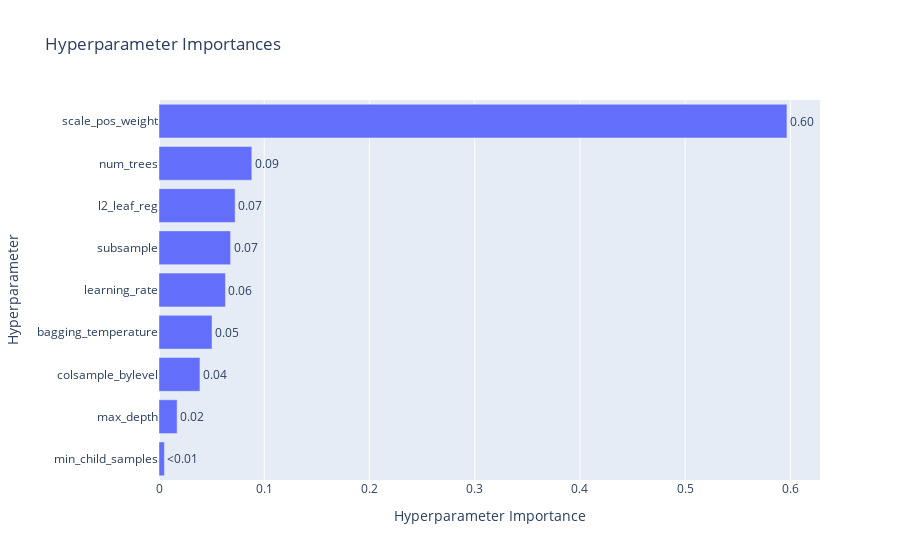

Notebook code for this chart:
### Code cell
# %%script skipped # Skipped due to resource optimization

optuna.visualization.plot_param_importances(clf_cat_tuned_study)

### Figure 1 — Plotly figure (JSON) as saved in the notebook; plotly's stock layout.template omitted (floating-point values rounded to 4 significant figures)
{"data": [{"cliponaxis": false, "hovertemplate": ["min_child_samples (IntDistribution): 0.005143852928857305<extra></extra>", "max_depth (IntDistribution): 0.017195626347848682<extra></extra>", "colsample_bylevel (FloatDistribution): 0.03889622498209199<extra></extra>", "bagging_temperature (FloatDistribution): 0.05039575648962578<extra></extra>", "learning_rate (FloatDistribution): 0.06312692932311151<extra></extra>", "subsample (FloatDistribution): 0.06800784487903802<extra></extra>", "l2_leaf_reg (FloatDistribution): 0.07232946782780286<extra></extra>", "num_trees (IntDistribution): 0.08820195728578872<extra></extra>", "scale_pos_weight (FloatDistribution): 0.5967023399358352<extra></extra>"], "name": "Objective Value", "orientation": "h", "text": ["<0.01", "0.02", "0.04", "0.05", "0.06", "0.07", "0.07", "0.09", "0.60"], "textposition": "outside", "type": "bar", "x": [0.005144, 0.0172, 0.0389, 0.0504, 0.06313, 0.06801, 0.07233, 0.0882, 0.5967], "y": ["min_child_samples", "max_depth", "colsample_bylevel", "bagging_temperature", "learning_rate", "subsample", "l2_leaf_reg", "num_trees", "scale_pos_weight"]}], "layout": {"title": {"text": "Hyperparameter Importances"}, "xaxis": {"title": {"text": "Hyperparameter Importance"}}, "yaxis": {"title": {"text": "Hyperparameter"}}}}
